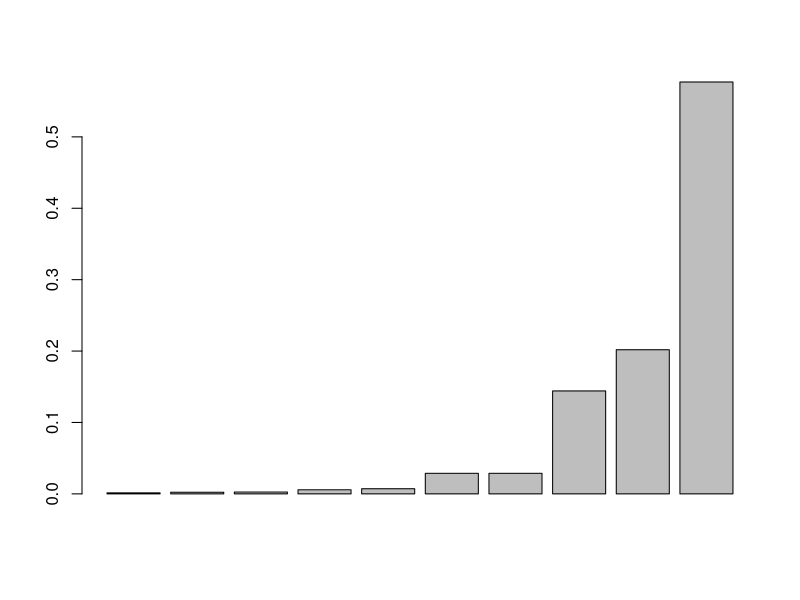

Here is the R script that generated this plot:

calculate_weights_when_values_are_given <- function() {
    # Define the vector values
    values <- c(4000, 4000, 2000)

    # Define the vector weights
    weights <- values / sum(values)

    # Print the resulting weights
    weights
}

market_capitalization_weighted_portfolio <- function() {
    # Define marketcaps
    marketcaps <- c(5, 8, 9, 20, 25, 100, 100, 500, 700, 2000)

    # Compute the weights
    weights <- marketcaps / sum(marketcaps)

    # Inspect summary statistics
    summary(weights)

    # Create a barplot of weights
    barplot(weights)
}

#calculate_weights_when_values_are_given()
market_capitalization_weighted_portfolio()




